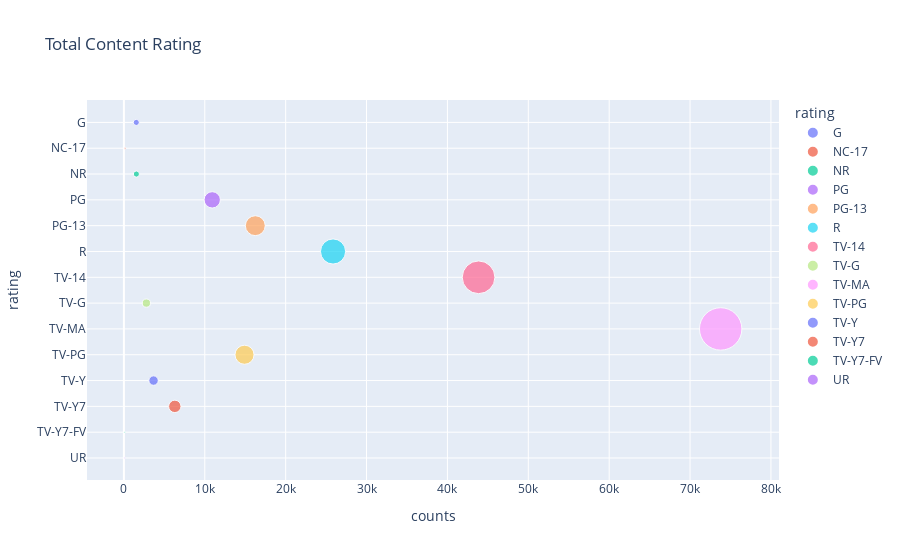

Notebook cell for this chart:
### Markdown cell above
Ratings here are not understandable by everyone , so lets add a colomn called "Target_audience" based on the rating

### Code cell
# Grouping the DataFrame by 'rating' and calculating the size of each group
df1 = df.groupby(['rating']).size().reset_index(name='counts')

# Creating the scatter plot using Plotly Express
fig = px.scatter(df1, x="counts", y="rating", color="rating",
                 size="counts", size_max=30, title="Total Content Rating")
fig.show()

### Figure 1 — Plotly figure (JSON) as saved in the notebook; plotly's stock layout.template omitted (floating-point values rounded to 4 significant figures)
{"data": [{"hovertemplate": "rating=%{y}<br>counts=%{marker.size}<extra></extra>", "legendgroup": "G", "marker": {"color": "#636efa", "size": [1530], "sizemode": "area", "sizeref": 81.99, "symbol": "circle"}, "mode": "markers", "name": "G", "orientation": "h", "showlegend": true, "type": "scatter", "x": [1530], "xaxis": "x", "y": ["G"], "yaxis": "y"}, {"hovertemplate": "rating=%{y}<br>counts=%{marker.size}<extra></extra>", "legendgroup": "NC-17", "marker": {"color": "#EF553B", "size": [149], "sizemode": "area", "sizeref": 81.99, "symbol": "circle"}, "mode": "markers", "name": "NC-17", "orientation": "h", "showlegend": true, "type": "scatter", "x": [149], "xaxis": "x", "y": ["NC-17"], "yaxis": "y"}, {"hovertemplate": "rating=%{y}<br>counts=%{marker.size}<extra></extra>", "legendgroup": "NR", "marker": {"color": "#00cc96", "size": [1543], "sizemode": "area", "sizeref": 81.99, "symbol": "circle"}, "mode": "markers", "name": "NR", "orientation": "h", "showlegend": true, "type": "scatter", "x": [1543], "xaxis": "x", "y": ["NR"], "yaxis": "y"}, {"hovertemplate": "rating=%{y}<br>counts=%{marker.size}<extra></extra>", "legendgroup": "PG", "marker": {"color": "#ab63fa", "size": [10919], "sizemode": "area", "sizeref": 81.99, "symbol": "circle"}, "mode": "markers", "name": "PG", "orientation": "h", "showlegend": true, "type": "scatter", "x": [10919], "xaxis": "x", "y": ["PG"], "yaxis": "y"}, {"hovertemplate": "rating=%{y}<br>counts=%{marker.size}<extra></extra>", "legendgroup": "PG-13", "marker": {"color": "#FFA15A", "size": [16246], "sizemode": "area", "sizeref": 81.99, "symbol": "circle"}, "mode": "markers", "name": "PG-13", "orientation": "h", "showlegend": true, "type": "scatter", "x": [16246], "xaxis": "x", "y": ["PG-13"], "yaxis": "y"}, {"hovertemplate": "rating=%{y}<br>counts=%{marker.size}<extra></extra>", "legendgroup": "R", "marker": {"color": "#19d3f3", "size": [25859], "sizemode": "area", "sizeref": 81.99, "symbol": "circle"}, "mode": "markers", "name": "R", "orientation": "h", "showlegend": true, "type": "scatter", "x": [25859], "xaxis": "x", "y": ["R"], "yaxis": "y"}, {"hovertemplate": "rating=%{y}<br>counts=%{marker.size}<extra></extra>", "legendgroup": "TV-14", "marker": {"color": "#FF6692", "size": [43853], "sizemode": "area", "sizeref": 81.99, "symbol": "circle"}, "mode": "markers", "name": "TV-14", "orientation": "h", "showlegend": true, "type": "scatter", "x": [43853], "xaxis": "x", "y": ["TV-14"], "yaxis": "y"}, {"hovertemplate": "rating=%{y}<br>counts=%{marker.size}<extra></extra>", "legendgroup": "TV-G", "marker": {"color": "#B6E880", "size": [2779], "sizemode": "area", "sizeref": 81.99, "symbol": "circle"}, "mode": "markers", "name": "TV-G", "orientation": "h", "showlegend": true, "type": "scatter", "x": [2779], "xaxis": "x", "y": ["TV-G"], "yaxis": "y"}, {"hovertemplate": "rating=%{y}<br>counts=%{marker.size}<extra></extra>", "legendgroup": "TV-MA", "marker": {"color": "#FF97FF", "size": [73787], "sizemode": "area", "sizeref": 81.99, "symbol": "circle"}, "mode": "markers", "name": "TV-MA", "orientation": "h", "showlegend": true, "type": "scatter", "x": [73787], "xaxis": "x", "y": ["TV-MA"], "yaxis": "y"}, {"hovertemplate": "rating=%{y}<br>counts=%{marker.size}<extra></extra>", "legendgroup": "TV-PG", "marker": {"color": "#FECB52", "size": [14913], "sizemode": "area", "sizeref": 81.99, "symbol": "circle"}, "mode": "markers", "name": "TV-PG", "orientation": "h", "showlegend": true, "type": "scatter", "x": [14913], "xaxis": "x", "y": ["TV-PG"], "yaxis": "y"}, {"hovertemplate": "rating=%{y}<br>counts=%{marker.size}<extra></extra>", "legendgroup": "TV-Y", "marker": {"color": "#636efa", "size": [3664], "sizemode": "area", "sizeref": 81.99, "symbol": "circle"}, "mode": "markers", "name": "TV-Y", "orientation": "h", "showlegend": true, "type": "scatter", "x": [3664], "xaxis": "x", "y": ["TV-Y"], "yaxis": "y"}, {"hovertemplate": "rating=%{y}<br>counts=%{marker.size}<extra></extra>", "legendgroup": "TV-Y7", "marker": {"color": "#EF553B", "size": [6294], "sizemode": "area", "sizeref": 81.99, "symbol": "circle"}, "mode": "markers", "name": "TV-Y7", "orientation": "h", "showlegend": true, "type": "scatter", "x": [6294], "xaxis": "x", "y": ["TV-Y7"], "yaxis": "y"}, {"hovertemplate": "rating=%{y}<br>counts=%{marker.size}<extra></extra>", "legendgroup": "TV-Y7-FV", "marker": {"color": "#00cc96", "size": [86], "sizemode": "area", "sizeref": 81.99, "symbol": "circle"}, "mode": "markers", "name": "TV-Y7-FV", "orientation": "h", "showlegend": true, "type": "scatter", "x": [86], "xaxis": "x", "y": ["TV-Y7-FV"], "yaxis": "y"}, {"hovertemplate": "rating=%{y}<br>counts=%{marker.size}<extra></extra>", "legendgroup": "UR", "marker": {"color": "#ab63fa", "size": [86], "sizemode": "area", "sizeref": 81.99, "symbol": "circle"}, "mode": "markers", "name": "UR", "orientation": "h", "showlegend": true, "type": "scatter", "x": [86], "xaxis": "x", "y": ["UR"], "yaxis": "y"}], "layout": {"legend": {"itemsizing": "constant", "title": {"text": "rating"}, "tracegroupgap": 0}, "title": {"text": "Total Content Rating"}, "xaxis": {"anchor": "y", "domain": [0, 1], "title": {"text": "counts"}}, "yaxis": {"anchor": "x", "categoryarray": ["UR", "TV-Y7-FV", "TV-Y7", "TV-Y", "TV-PG", "TV-MA", "TV-G", "TV-14", "R", "PG-13", "PG", "NR", "NC-17", "G"], "categoryorder": "array", "domain": [0, 1], "title": {"text": "rating"}}}}
